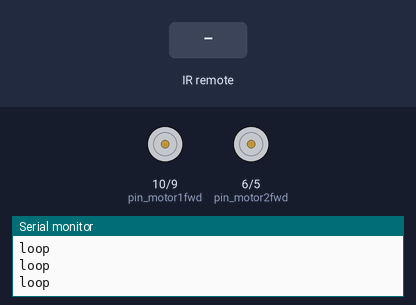
This sketch was run on a simulated Arduino Uno, built with avr-gcc and run on an emulated ATmega328P. Shown: motor-driver pin pairs drawn as motors (green arrow = first pin HIGH = forward, orange = second pin HIGH = backward, longer = more drive, scaled by the enable pin), the last lines printed to the serial monitor. Inputs (shaded band) come from the test bench.

Above: at 1.2 s.
1.3 s: infrared code 0xFF629D received
At 2.6 s:
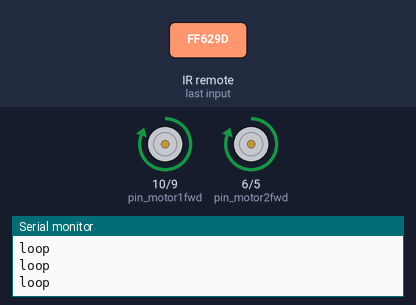
4.3 s: infrared code 0xFF22DD received
At 4.45 s:
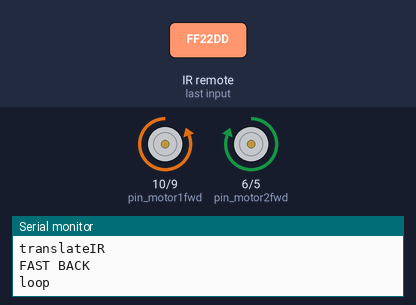
6.1 s: infrared code 0xFFC23D received
At 6.26 s:
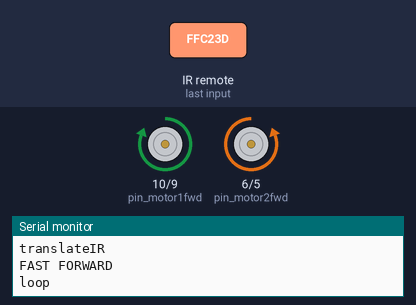
7.9 s: infrared code 0xFFA857 received
At 9.3 s:
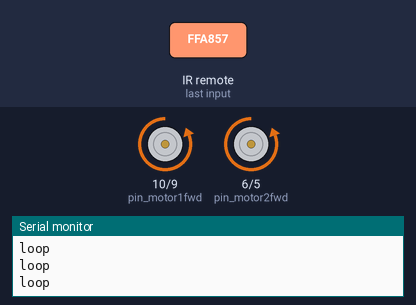
Timing chart, 0 to 11.4 s (numbered marks = the images above; inputs shaded):
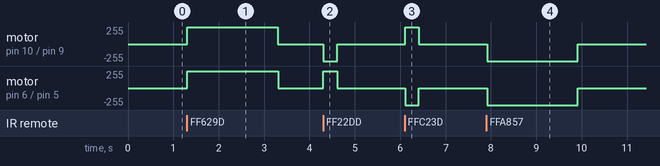

The sketch:

MaggieRobot.ino
```cpp
#include "IRremote.h"

int receiver = 13;       // Signal Pin of IR receiver to Arduino Digital Pin 11
IRrecv irrecv(receiver); // create instance of 'irrecv'
decode_results results;  // create instance of 'decode_results'

// Right motor
const int rightMotor = 0;
const int pin_motor1en = 8;
const int pin_motor1fwd = 10;
const int pin_motor1rev = 9;

// Left motor
const int leftMotor = 1;
const int pin_motor2en = 4;
const int pin_motor2fwd = 6;
const int pin_motor2rev = 5;

const int pin_En[] = {pin_motor1en, pin_motor2en};
const int pin_Fwd[] = {pin_motor1fwd, pin_motor2fwd};
const int pin_Rev[] = {pin_motor1rev, pin_motor2rev};

const int motors = 2;

const long CmdFwdMillis = 2000;
const long CmdRevMillis = 2000;
const long CmdLeftMillis = 300;
const long CmdRightMillis = 300;

long CmdStartMillis;
long CmdCurrentIntervalMillis;

void setup()
{
    Serial.begin(9600);

    // Initialize all the motors and enable them.
    for (int i = 0; i < motors; i++)
    {
        pinMode(pin_En[i], OUTPUT);
        pinMode(pin_Fwd[i], OUTPUT);
        pinMode(pin_Rev[i], OUTPUT);
        digitalWrite(pin_En[i], true);
    }

    irrecv.enableIRIn(); // Start the receiver
}

void loop()
{
    Serial.println("loop");
    if (irrecv.decode(&results)) // have we received an IR signal?

    {
        translateIR();
        irrecv.resume(); // receive the next value
    }

    CommandHouseKeeping();
    delay(100);
}

void translateIR()
{
    Serial.println("translateIR");
    switch (results.value)

    {
    case 0xFFA25D:
        Serial.println("POWER");
        break;
    case 0xFFE21D:
        Serial.println("FUNC/STOP");
        break;
    case 0xFF629D:
        Serial.println("VOL+");
        CmdGoForward(CmdFwdMillis);
        break;
    case 0xFF22DD:
        Serial.println("FAST BACK"); // Don't be fooled, this is the right arrow
        CmdGoRight(CmdRightMillis);
        break;
    case 0xFF02FD:
        Serial.println("PAUSE");
        CmdStop();
        break;
    case 0xFFC23D:
        Serial.println("FAST FORWARD");
        CmdGoLeft(CmdLeftMillis); // Don't be fooled, this is the left arrow
        break;
    case 0xFFE01F:
        Serial.println("DOWN");
        break;
    case 0xFFA857:
        Serial.println("VOL-");
        CmdGoBackwards(CmdRevMillis);
        break;
    case 0xFF906F:
        Serial.println("UP");
        break;
    case 0xFF9867:
        Serial.println("EQ");
        break;
    case 0xFFB04F:
        Serial.println("ST/REPT");
        break;
    case 0xFF6897:
        Serial.println("0");
        break;
    case 0xFF30CF:
        Serial.println("1");
        break;
    case 0xFF18E7:
        Serial.println("2");
        break;
    case 0xFF7A85:
        Serial.println("3");
        break;
    case 0xFF10EF:
        Serial.println("4");
        break;
    case 0xFF38C7:
        Serial.println("5");
        break;
    case 0xFF5AA5:
        Serial.println("6");
        break;
    case 0xFF42BD:
        Serial.println("7");
        break;
    case 0xFF4AB5:
        Serial.println("8");
        break;
    case 0xFF52AD:
        Serial.println("9");
        break;
    case 0xFFFFFFFF:
        Serial.println(" REPEAT");
        break;

    default:
        Serial.println(" other button   ");

    } // End Case
}

void SetMotorSpeed(int motor, int speed)
{
    speed = SanitizeSpeed(speed);

    if (speed > 0)
    {
        digitalWrite(pin_Rev[motor], false);
        digitalWrite(pin_Fwd[motor], true);
    }
    else if (speed < 0)
    {
        digitalWrite(pin_Fwd[motor], false);
        digitalWrite(pin_Rev[motor], true);
    }
    else
    {
        digitalWrite(pin_Fwd[motor], false);
        digitalWrite(pin_Rev[motor], false);
    }
}

int SanitizeSpeed(int speed)
{
    if (speed > 100)
    {
        speed = 100;
    };
    if (speed < -100)
    {
        speed = -100;
    };

    return speed;
}

void CommandHouseKeeping()
{
    if(millis()-CmdStartMillis>CmdCurrentIntervalMillis)
    {
        CmdStop();
    }
}

void CmdCommon(long interval_millis)
{
    CmdStartMillis = millis();
    CmdCurrentIntervalMillis = interval_millis;
}

void CmdGoForward(long interval_millis)
{
    CmdCommon(interval_millis);
    SetMotorSpeed(rightMotor, 100);
    SetMotorSpeed(leftMotor, 100);
}
void CmdGoBackwards(long interval_millis)
{
    CmdCommon(interval_millis);
    SetMotorSpeed(rightMotor, -100);
    SetMotorSpeed(leftMotor, -100);
}
void CmdGoLeft(long interval_millis)
{
    CmdCommon(interval_millis);
    SetMotorSpeed(rightMotor, 10);
    SetMotorSpeed(leftMotor, -10);
}
void CmdGoRight(long interval_millis)
{
    CmdCommon(interval_millis);
    SetMotorSpeed(rightMotor, -10);
    SetMotorSpeed(leftMotor, 10);
}
void CmdStop()
{
    SetMotorSpeed(rightMotor, 0);
    SetMotorSpeed(leftMotor, 0);
}
```

Measured:
- after the input at 1.3 s, motor on pin 10 (pin_motor1fwd) / pin 9 (pin_motor1rev), motor on pin 6 (pin_motor2fwd) / pin 5 (pin_motor2rev): stopped → forward 255/255 at once, → stopped 2.0 s later
- after the input at 4.3 s, motor on pin 10 (pin_motor1fwd) / pin 9 (pin_motor1rev): stopped → backward 255/255 at once, → stopped 0.30 s later; motor on pin 6 (pin_motor2fwd) / pin 5 (pin_motor2rev): stopped → forward 255/255 at once, → stopped 0.30 s later
- after the input at 6.1 s, motor on pin 10 (pin_motor1fwd) / pin 9 (pin_motor1rev): stopped → forward 255/255 at once, → stopped 0.30 s later; motor on pin 6 (pin_motor2fwd) / pin 5 (pin_motor2rev): stopped → backward 255/255 at once, → stopped 0.30 s later
- after the input at 7.9 s, motor on pin 10 (pin_motor1fwd) / pin 9 (pin_motor1rev), motor on pin 6 (pin_motor2fwd) / pin 5 (pin_motor2rev): stopped → backward 255/255 at once, → stopped 2.0 s later
